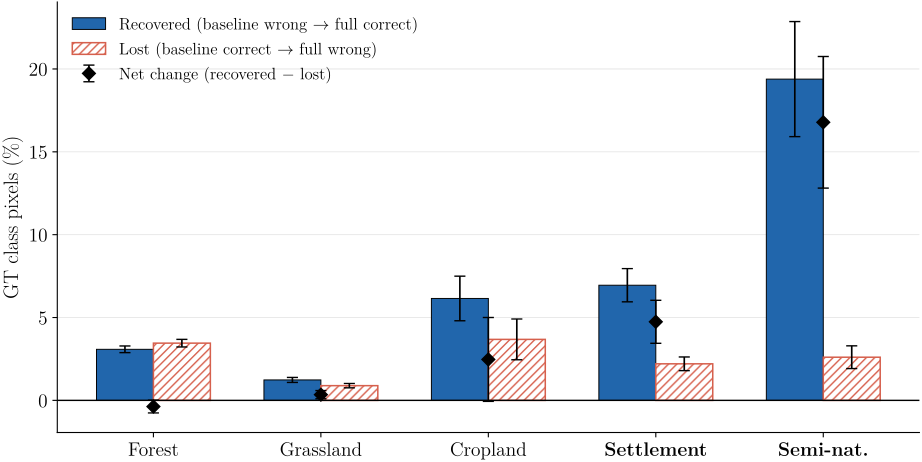

The script that saved this image:
#!/usr/bin/env python3
"""
scripts/figures/Figure11.py

Pixel-level GT-conditioned transitions from the baseline to the full model, per class,
aggregated over the 10-seed campaign (validation set).

For each foreground class c (1..5), on GT pixels of that class (gt==c, excluding gt==0),
and for each seed s = 42..51 independently:

  FIX(c,s)   = 100 * (baseline wrong  & full correct) / GT_pixels(c)   -> recovered
  BREAK(c,s) = 100 * (baseline correct & full wrong)  / GT_pixels(c)   -> lost
  NET(c,s)   = FIX(c,s) - BREAK(c,s)

Each is reported as the per-seed mean with a 95 % paired-t confidence interval over the
ten seeds (replicates), matching the seed convention used throughout the manuscript.

This figure is recall / GT-conditioned: it tells you, of the pixels that truly belong to a
class, what fraction the full model recovers vs newly loses. It says nothing about
precision (false positives elsewhere) -- that asymmetry lives in the confusion matrices
(Figure 9).

Inputs (all local, no checkpoints / no inference):
  sonic/results/seed{42..51}/analysis/seed_softmax/{stage1_baseline,stage3_clsbal}/seed{seed}/<tile>.npy
  data/biodiversity_split/val/masks/<tile>.png

Writes:
  figures/Figure11.pdf

Run:
  python scripts/figures/Figure11.py
"""

from __future__ import annotations

import sys
import math
import argparse
from pathlib import Path
from collections import defaultdict

import numpy as np
import imageio.v2 as imageio
import matplotlib.pyplot as plt
from matplotlib.patches import Patch
from matplotlib.lines import Line2D
from scipy import stats


# -----------------------------------------------------------------------------
# Repo discovery
# -----------------------------------------------------------------------------
def find_repo_root() -> Path:
    p = Path(__file__).resolve()
    for parent in [p.parent, *p.parents]:
        if (parent / "geoseg").is_dir() and (parent / "scripts").is_dir():
            return parent
    raise RuntimeError("Could not find repo root")


repo_root = find_repo_root()

SEEDS = list(range(42, 52))                  # 42..51, 10 seeds
CELL_BASELINE = "stage1_baseline"
CELL_FULL = "stage3_clsbal"
SOFTMAX_ROOT = repo_root / "sonic/results"
MASK_DIR = repo_root / "data/biodiversity_split/val/masks"

OUT_PDF = repo_root / "figures/Figure11.pdf"

# Canonical class order (geoseg/datasets/biodiversity_dataset.py): foreground 1..5.
FOREGROUND_IDS = [1, 2, 3, 4, 5]
CLASS_LABELS = {1: "Forest", 2: "Grassland", 3: "Cropland", 4: "Settlement", 5: "Semi-nat."}
RARE = {"Settlement", "Semi-nat."}


# -----------------------------------------------------------------------------
# Plot style (match the other figure scripts)
# -----------------------------------------------------------------------------
def set_plot_style(use_tex: bool = True) -> None:
    rc = {
        "font.family": "serif",
        "font.serif": ["Computer Modern Roman"],
        "mathtext.fontset": "stix",
        "font.size": 14,
        "axes.titlesize": 16,
        "axes.labelsize": 15,
        "xtick.labelsize": 14,
        "ytick.labelsize": 14,
        "legend.fontsize": 12,
        "figure.dpi": 300,
        "savefig.dpi": 300,
        "axes.spines.top": False,
        "axes.spines.right": False,
    }
    if use_tex:
        rc["text.usetex"] = True
        rc["text.latex.preamble"] = r"\usepackage{lmodern}"
    else:
        rc["text.usetex"] = False
    plt.rcParams.update(rc)


# -----------------------------------------------------------------------------
# Core computation
# -----------------------------------------------------------------------------
def softmax_dir(cell: str, seed: int) -> Path:
    return SOFTMAX_ROOT / f"seed{seed}" / "analysis" / "seed_softmax" / cell / f"seed{seed}"


def argmax_pred(npy_path: Path) -> np.ndarray:
    """Load a (6,H,W) softmax and return the (H,W) argmax label map."""
    return np.load(npy_path).astype(np.float32).argmax(axis=0).astype(np.uint8)


def fix_break_per_seed(seed: int):
    """Return {class_name: (fix_pct, break_pct)} for one seed over all val tiles."""
    base_dir = softmax_dir(CELL_BASELINE, seed)
    full_dir = softmax_dir(CELL_FULL, seed)

    gt_counts = {c: 0 for c in FOREGROUND_IDS}
    fix_counts = {c: 0 for c in FOREGROUND_IDS}
    break_counts = {c: 0 for c in FOREGROUND_IDS}

    tiles = sorted(p.stem for p in base_dir.glob("*.npy"))
    for tile in tiles:
        gt = imageio.imread(MASK_DIR / f"{tile}.png").astype(np.uint8)
        pred_b = argmax_pred(base_dir / f"{tile}.npy")
        pred_f = argmax_pred(full_dir / f"{tile}.npy")

        b_correct = pred_b == gt
        f_correct = pred_f == gt
        for c in FOREGROUND_IDS:
            gt_c = gt == c
            n = int(gt_c.sum())
            if n == 0:
                continue
            gt_counts[c] += n
            fix_counts[c] += int((~b_correct & f_correct & gt_c).sum())
            break_counts[c] += int((b_correct & ~f_correct & gt_c).sum())

    out = {}
    for c in FOREGROUND_IDS:
        denom = max(1, gt_counts[c])
        out[CLASS_LABELS[c]] = (
            100.0 * fix_counts[c] / denom,
            100.0 * break_counts[c] / denom,
        )
    return out


def paired_ci(x):
    x = np.asarray(x, float)
    m = float(x.mean())
    n = x.size
    h = stats.t.ppf(0.975, n - 1) * x.std(ddof=1) / math.sqrt(n)
    return m, h


def collect():
    """Per class: arrays of length len(SEEDS) for fix, break, net."""
    fix = defaultdict(list)
    brk = defaultdict(list)
    for seed in SEEDS:
        per = fix_break_per_seed(seed)
        for cls, (f, b) in per.items():
            fix[cls].append(f)
            brk[cls].append(b)
        print(f"  seed {seed}: done")
    stats_out = {}
    for cls in (CLASS_LABELS[c] for c in FOREGROUND_IDS):
        f = np.array(fix[cls])
        b = np.array(brk[cls])
        net = f - b
        stats_out[cls] = {
            "fix": paired_ci(f),
            "break": paired_ci(b),
            "net": paired_ci(net),
        }
    return stats_out


# -----------------------------------------------------------------------------
# Plot
# -----------------------------------------------------------------------------
FIX_COLOR = "#2166AC"      # recovered  (steel blue, solid)
BREAK_COLOR = "#D6604D"    # lost       (brick red, hatched -> greyscale-safe)


def plot(stats_out, out_pdf: Path):
    labels = [CLASS_LABELS[c] for c in FOREGROUND_IDS]
    x = np.arange(len(labels))
    width = 0.34

    fig, ax = plt.subplots(figsize=(9.6, 5.0))

    fix_m = np.array([stats_out[l]["fix"][0] for l in labels])
    fix_e = np.array([stats_out[l]["fix"][1] for l in labels])
    brk_m = np.array([stats_out[l]["break"][0] for l in labels])
    brk_e = np.array([stats_out[l]["break"][1] for l in labels])
    net_m = np.array([stats_out[l]["net"][0] for l in labels])
    net_e = np.array([stats_out[l]["net"][1] for l in labels])

    ax.bar(x - width / 2, fix_m, width, yerr=fix_e, capsize=4,
           color=FIX_COLOR, edgecolor="black", linewidth=0.7,
           error_kw=dict(elinewidth=1.2),
           label="Recovered (baseline wrong $\\rightarrow$ full correct)")
    ax.bar(x + width / 2, brk_m, width, yerr=brk_e, capsize=4,
           color="white", edgecolor=BREAK_COLOR, linewidth=1.1, hatch="////",
           error_kw=dict(elinewidth=1.2, ecolor="black"),
           label="Lost (baseline correct $\\rightarrow$ full wrong)")

    # net effect as a black diamond with its own paired CI, offset above the pair
    ax.errorbar(x, net_m, yerr=net_e, fmt="D", color="black", markersize=6.5,
                capsize=4, elinewidth=1.2, zorder=5,
                label="Net change (recovered $-$ lost)")

    ax.axhline(0.0, color="black", lw=1.0, zorder=1)

    ax.set_xticks(x)
    xlabels = [(r"\textbf{%s}" % l if (plt.rcParams["text.usetex"] and l in RARE) else l)
               for l in labels]
    ax.set_xticklabels(xlabels)
    ax.set_ylabel("GT class pixels (\\%)")

    ax.yaxis.grid(True, linewidth=0.6, alpha=0.35)
    ax.set_axisbelow(True)

    ax.legend(frameon=False, loc="upper left", ncol=1)

    fig.tight_layout()
    out_pdf.parent.mkdir(parents=True, exist_ok=True)
    fig.savefig(out_pdf, bbox_inches="tight", pad_inches=0.02)
    plt.close(fig)
    print("Saved:", out_pdf)

    # also dump the numbers for caption/audit
    print("\nPer-class transitions (mean over 10 seeds, +/- 95% paired-t CI):")
    for l in labels:
        fm, fe = stats_out[l]["fix"]
        bm, be = stats_out[l]["break"]
        nm, ne = stats_out[l]["net"]
        print(f"  {l:11s}  fix {fm:5.2f}+/-{fe:4.2f}   break {bm:5.2f}+/-{be:4.2f}   net {nm:+5.2f}+/-{ne:4.2f}")


def main():
    ap = argparse.ArgumentParser()
    ap.add_argument("--no-tex", action="store_true")
    args = ap.parse_args()

    print("Computing 10-seed FIX/BREAK from stored softmax...")
    stats_out = collect()

    try:
        set_plot_style(use_tex=not args.no_tex)
        plot(stats_out, OUT_PDF)
    except Exception as e:
        if args.no_tex:
            raise
        print(f"usetex failed ({e}); retrying with mathtext")
        set_plot_style(use_tex=False)
        plot(stats_out, OUT_PDF)


if __name__ == "__main__":
    main()
